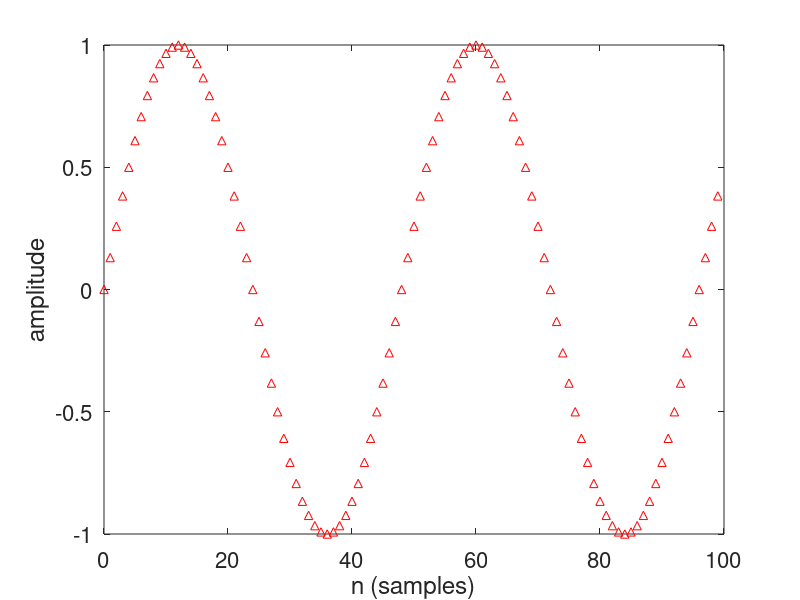
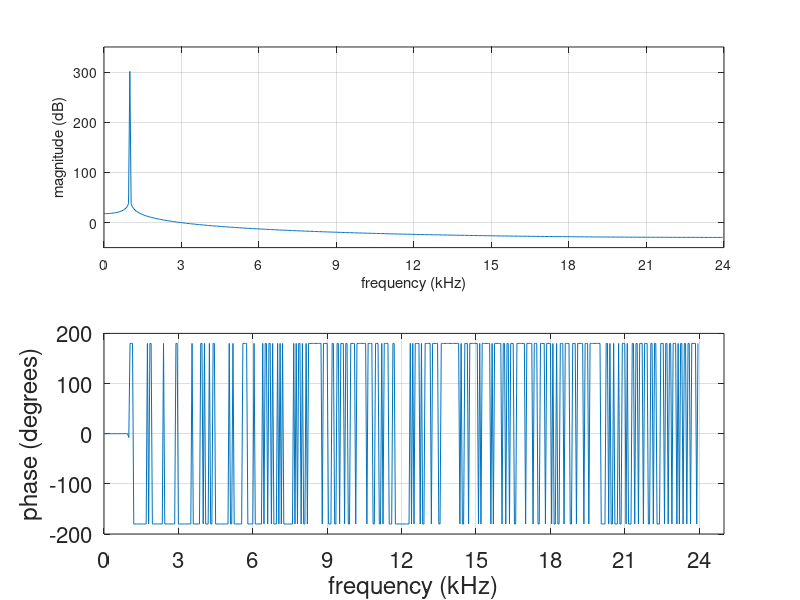
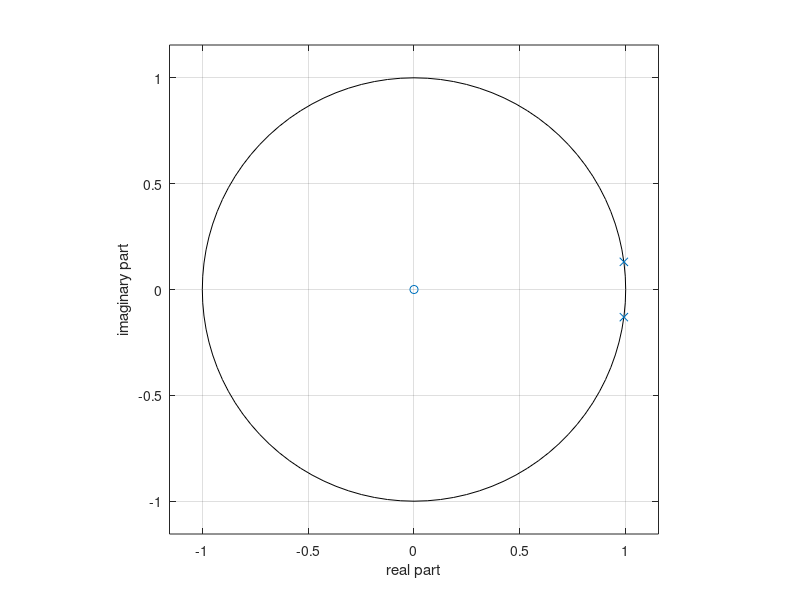

Write the MATLAB code that produced these figures, in order. (Note: this script raises an error after producing the figures.)
%  This m-file creates plots for a for a digital resonator
%
%       1 - impulse response,
%       2 - frequency response, and
%       3 - pole/zero plot
%  
%  written by Dr. Thad B. Welch, PE {t.b.welch@ieee.org}
%  copyright 2002
%  completed on 12 July 2002 revision 1.0
%  last updated on 14 July 2003 revision 1.1

% Simulation inputs
Fs = 48000;         % sample frequency
fSignal = 1000;     % desired resonance frequency
N = 100;            % number of sample points in the impulse response
Nfft = 480;         % number of points used to calculate the frequency response
myFontSize = 16;    % font size for the plot labels

% calculations
theta = 2*pi*fSignal/Fs;    % discrete frequency
B = [0 sin(theta) 0];       % scale factor for a unit amplitude output
A = conv([1 -exp(j*theta)], [1 -exp(-j*theta)]); % pole placement

% Simulation outputs
figure(1)
impz(B, A, N)
set(gca, 'FontSize', myFontSize)
title('')
ylabel('amplitude')
xlabel('n (samples)')

figure(2)
[H, f] = freqz(B, A, Nfft, Fs);
subplot(2,1,1)
set(gca, 'FontSize', myFontSize)
plot(f/1000, 20*log10(abs(H)))
ylabel('magnitude (dB)')
xlabel('frequency (kHz)')
set(gca,'XTick', [0 3 6 9 12 15 18 21 24])
set(gca,'XTickLabel', [0 3 6 9 12 15 18 21 24]')
axis([0 24 -50 350])
grid

subplot(2,1,2)
plot(f/1000, 180/pi*angle(H))
set(gca, 'FontSize', myFontSize)
ylabel('phase (degrees)')
xlabel('frequency (kHz)')
set(gca,'XTick', [0 3 6 9 12 15 18 21 24])
set(gca,'XTickLabel', [0 3 6 9 12 15 18 21 24]')
%axis([0 24 -200 50])
grid

figure(3)
set(gca, 'FontSize', myFontSize)
zplane(B, A)
ylabel('imaginary part')
xlabel('real part')
ucf                 % run the "unit circle fixer" m-file
